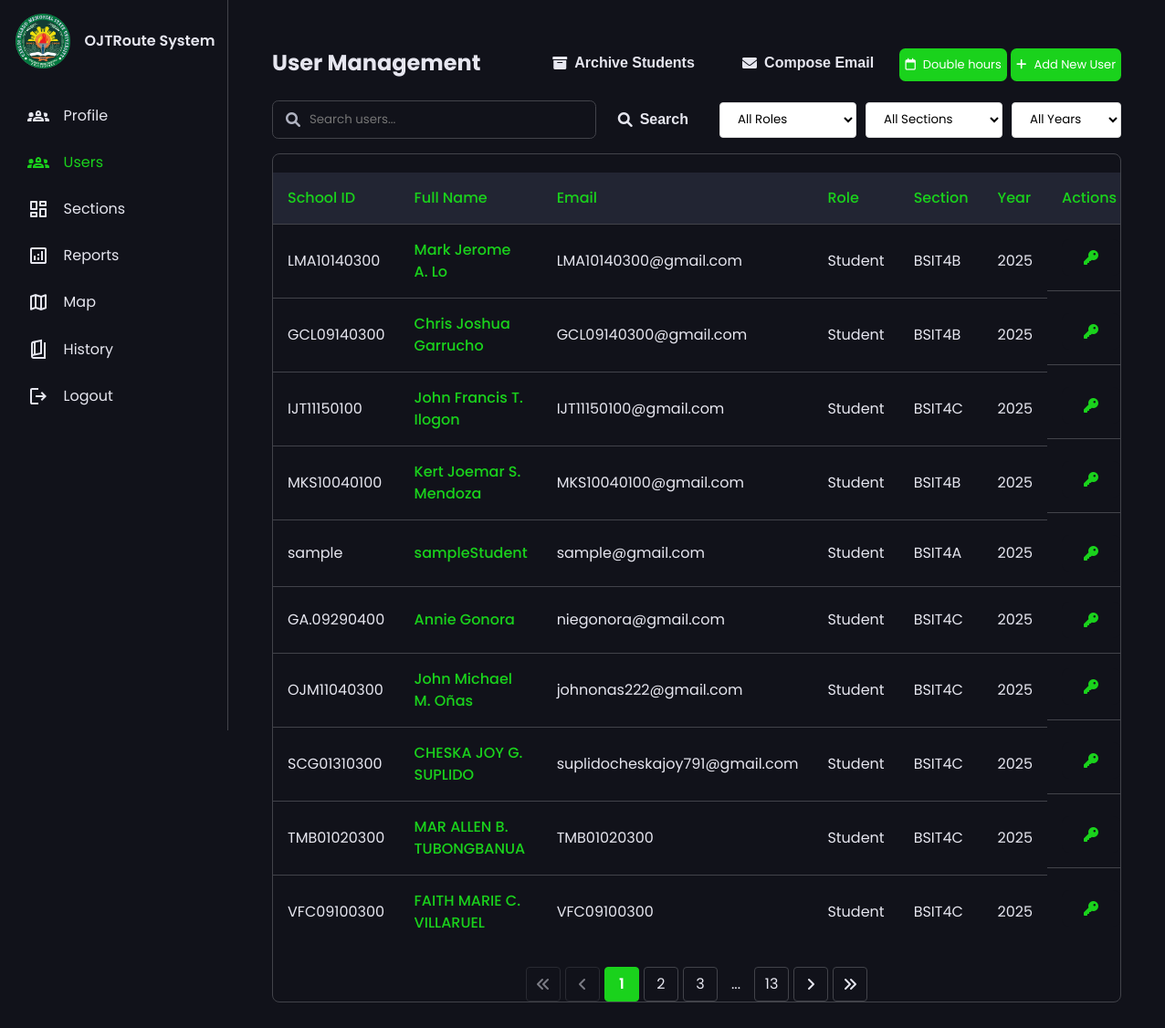
The page /admin/admin_userpage.php (signed in) on the database its author committed.
### tables this page shows
CREATE TABLE `users` (
  `id` int(11) UNSIGNED NOT NULL,
  `school_id` varchar(20) NOT NULL COMMENT 'School/Employee ID used in CSV & listings',
  `full_name` varchar(100) NOT NULL,
  `email` varchar(100) NOT NULL,
  `password_hash` varchar(255) NOT NULL COMMENT 'Hashed password (bcrypt/argon2)',
  `role` enum('admin','student','instructor') NOT NULL,
  `gender` enum('male','female','non-binary') DEFAULT NULL,
  `section_id` int(11) UNSIGNED DEFAULT NULL COMMENT 'FK to sections - only for students',
  `contact` varchar(20) DEFAULT NULL COMMENT 'Contact number',
  `facebook_name` varchar(100) DEFAULT NULL COMMENT 'Facebook name/username',
  `year` varchar(10) DEFAULT NULL COMMENT 'Academic year',
  `profile_pic_path` varchar(255) DEFAULT NULL COMMENT 'Path to profile picture',
  `is_archived` tinyint(1) NOT NULL DEFAULT 0 COMMENT 'For archive-by-year feature',
  `archived_at` timestamp NULL DEFAULT NULL,
  `created_at` timestamp NOT NULL DEFAULT current_timestamp(),
  `updated_at` timestamp NOT NULL DEFAULT current_timestamp() ON UPDATE current_timestamp()
);

CREATE TABLE `sections` (
  `id` int(11) UNSIGNED NOT NULL,
  `section_code` varchar(10) NOT NULL COMMENT 'Short code like "4A", "4B", "4C"',
  `section_name` varchar(50) NOT NULL COMMENT 'Full name like "BSIT-4A", "BSIT-4B"',
  `department` varchar(100) NOT NULL COMMENT 'College of Computer Studies, College of Education, etc.',
  `instructor_id` int(11) UNSIGNED DEFAULT NULL COMMENT 'Assigned instructor/supervisor (FK to instructors)',
  `year` varchar(10) NOT NULL COMMENT 'Academic year e.g., "2025"',
  `is_active` tinyint(1) NOT NULL DEFAULT 1 COMMENT 'Whether this section is currently active',
  `created_at` timestamp NOT NULL DEFAULT current_timestamp(),
  `updated_at` timestamp NOT NULL DEFAULT current_timestamp() ON UPDATE current_timestamp()
);

### app/services/UserService.php (called while the page is built, shortened)
<?php
class UserService
{
    private $db;
    private $config;
    public function __construct()
    {
        $configPath = __DIR__ . '/../../config/database.php';
        if (file_exists($configPath)) {
            $this->config = require $configPath;
        } else {
            throw new \Exception('Database configuration file not found');
        }
    }
    private function connect()
    {
        try {
            $dsn = sprintf(
                "mysql:host=%s;dbname=%s;charset=%s",
                $this->config['host'],
                $this->config['dbname'],
                $this->config['charset']
            );
            $this->db = new \PDO(
                $dsn,
                $this->config['username'],
                $this->config['password'],
                $this->config['options']
            );
        } catch (\PDOException $e) {
            throw new \Exception('Database connection failed: ' . $e->getMessage());
        }
    }
    public function getUsers($options = [])
    {
        $page = isset($options['page']) ? (int) $options['page'] : 1;
        $perPage = isset($options['per_page']) ? (int) $options['per_page'] : 10;
        $search = isset($options['search']) ? trim($options['search']) : '';
        $page = max(1, $page);
        $offset = ($page - 1) * $perPage;
        $whereConditions = ['u.is_archived = 0'];
        $params = [];
        $whereClause = implode(' AND ', $whereConditions);
        $countSql = "
            SELECT COUNT(DISTINCT u.id) as total
            FROM users u
            LEFT JOIN sections s ON u.section_id = s.id
            WHERE {$whereClause}
        ";
        $stmt = $this->db->prepare($countSql);
        $stmt->execute($params);
        $total = $stmt->fetch()['total'];
        $perPage = intval($perPage);
        $offset = intval($offset);
        $sql = "
            SELECT
                u.id,
                u.school_id,
                u.full_name,
                u.email,
                u.role,
                u.gender,
                u.contact,
                u.facebook_name,
                u.year,
                u.is_archived,
                s.id as section_id,
                s.section_name,
                s.section_code
            FROM users u
            LEFT JOIN sections s ON u.section_id = s.id
            WHERE {$whereClause}
            ORDER BY u.created_at DESC
            LIMIT {$perPage} OFFSET {$offset}
        ";
        $stmt = $this->db->prepare($sql);
        $stmt->execute();
        $users = $stmt->fetchAll();
        $totalPages = ceil($total / $perPage);
        return [
            'users' => $users,
            'total' => $total,
            'total_pages' => $totalPages,
            'current_page' => $page
        ];
    }
}

### config/database.php (called while the page is built)
<?php
return [
    'host' => 'localhost',
    'dbname' => 'ojt_db',
    'username' => 'root',
    'password' => '',
    'charset' => 'utf8mb4',
    'options' => [
        PDO::ATTR_ERRMODE => PDO::ERRMODE_EXCEPTION,
        PDO::ATTR_DEFAULT_FETCH_MODE => PDO::FETCH_ASSOC,
        PDO::ATTR_EMULATE_PREPARES => false,
    ]
];

### public/admin/admin_userpage.php (the view, shortened to what this page needs)
<!DOCTYPE html>
<html lang="en">
<head>
    <link rel="stylesheet" href="../css/admin_style.css">
    <link rel="stylesheet" href="https://cdnjs.cloudflare.com/ajax/libs/font-awesome/6.0.0/css/all.min.css">
</head>
<body>
    <?php include 'admin_nav.php'; ?>
    <?php
    require_once __DIR__ . '/../../app/services/UserService.php';
    $userService = new UserService();
    $search = isset($_GET['search']) ? trim($_GET['search']) : '';
    $roleFilter = isset($_GET['role']) ? trim($_GET['role']) : '';
    $sectionFilter = isset($_GET['section']) ? trim($_GET['section']) : '';
    $yearFilter = isset($_GET['year']) ? trim($_GET['year']) : '';
    $page = isset($_GET['page']) ? (int) $_GET['page'] : 1;
    $options = [
        'page' => $page,
        'per_page' => 10,
        'search' => $search,
        'role' => $roleFilter,
        'section' => $sectionFilter,
        'year' => $yearFilter
    ];
    $result = $userService->getUsers($options);
    $users = $result['users'];
    $total_pages = $result['total_pages'];
    ?>
    <main class="user-management">
        <div class="container">
            <div class="header-section">
                <h2>User Management</h2>
                <div class="header-actions">
                    <button id="archiveBtn" class="btn btn-secondary">
                        <i class="fas fa-archive"></i> Archive Students
                    </button>
                    <button id="emailBtn" class="btn btn-secondary" style="white-space: nowrap;"
                        onclick="openModal('emailModal')">
                        <i class="fas fa-envelope"></i> Compose Email
                    </button>
                    <button class="add-user-btn" onclick="openDoubleHoursModal()">
                        <i class="fa-regular fa-calendar"></i> Double hours
                    </button>
                    <button id="addUserBtn" class="add-user-btn">
                        <i class="fas fa-plus"></i> Add New User
                    </button>
                </div>
            </div>
            <div class="search-section" style="margin: 15px 0;">
                <div style="display: flex; flex-wrap: nowrap; gap: 10px; align-items: center;">
                    <div style="position: relative; min-width: 250px; flex: 1;">
                        <input type="text" id="searchInput" placeholder="Search users..." class="form-control"
                            style="padding-left: 40px; width: 88%;" value="<?php echo htmlspecialchars($search); ?>">
                        <i class="fas fa-search"
                            style="position: absolute; left: 15px; top: 50%; transform: translateY(-50%); color: var(--secondary-text-clr);"></i>
                    </div>
                    <button id="searchBtn" class="btn btn-secondary" style="white-space: nowrap;">
                        <i class="fas fa-search"></i> Search
                    </button>
                    <div class="filter-dropdown" style="min-width: 150px;">
                        <select id="roleFilter" class="form-control"
                            style="padding: 8px 15px; border-radius: 4px; border: 1px solid #ddd; background-color: white; cursor: pointer; width: 100%; color: #000000;">
                            <option value="">All Roles</option>
                        </select>
                    </div>
                    <div class="filter-dropdown" style="min-width: 150px;">
                        <select id="sectionFilter" class="form-control"
                            style="padding: 8px 15px; border-radius: 4px; border: 1px solid #ddd; background-color: white; cursor: pointer; width: 100%; color: #000000;">
                            <option value="">All Sections</option>
                        </select>
                    </div>
                    <div class="filter-dropdown" style="min-width: 120px;">
                        <select id="yearFilter" class="form-control"
                            style="padding: 8px 15px; border-radius: 4px; border: 1px solid #ddd; background-color: white; cursor: pointer; width: 100%; color: #000000;">
                            <option value="">All Years</option>
                        </select>
                    </div>
                </div>
            </div>
            <div class="table-responsive">
                <table class="user-table">
                    <thead>
                        <tr>
                            <th>School ID</th>
                            <th>Full Name</th>
                            <th>Email</th>
                            <th>Role</th>
                            <th>Section</th>
                            <th>Year</th>
                            <th>Actions</th>
                        </tr>
                    </thead>
                    <tbody>
                        <?php if (empty($users)): ?>
                            <tr>
                                <td colspan="7"
                                    style="text-align: center; padding: 2rem; color: var(--secondary-text-clr);">
                                    <i class="fas fa-users"
                                        style="font-size: 2rem; margin-bottom: 1rem; display: block; opacity: 0.5;"></i>
                                    No users found
                                </td>
                            </tr>
                        <?php else: ?>
                            <?php foreach ($users as $user): ?>
                                <tr>
                                    <td><?php echo htmlspecialchars($user['school_id']); ?></td>
                                    <td>
                                        <?php if ($user['role'] === 'student'): ?>
                                            <a href="admin_student_information.php?id=<?php echo htmlspecialchars($user['id']); ?>"
                                                style="color: var(--accent-clr); text-decoration: none; font-weight: 500;"
                                                onmouseover="this.style.textDecoration='underline'"
                                                onmouseout="this.style.textDecoration='none'">
                                                <?php echo htmlspecialchars($user['full_name']); ?>
                                            </a>
                                        <?php else: ?>
                                            <?php echo htmlspecialchars($user['full_name']); ?>
                                        <?php endif; ?>
                                    </td>
                                    <td><?php echo htmlspecialchars($user['email']); ?></td>
                                    <td>
                                        <span style="text-transform: capitalize;">
                                            <?php echo htmlspecialchars($user['role']); ?>
                                        </span>
                                    </td>
                                    <td><?php echo htmlspecialchars($user['section_name'] ?? 'N/A'); ?></td>
                                    <td><?php echo htmlspecialchars($user['year'] ?? 'N/A'); ?></td>
                                    <td class="action-buttons">
                                        <button class="btn btn-change-password" title="Change Password"
                                            data-user-id="<?php echo htmlspecialchars($user['id']); ?>"
                                            data-school-id="<?php echo htmlspecialchars($user['school_id']); ?>">
                                            <i class="fas fa-key"></i>
                                        </button>
                                    </td>
                                </tr>
                            <?php endforeach; ?>
                        <?php endif; ?>
                    </tbody>
                </table>
                <?php if ($total_pages > 1): ?>
                    <div class="pagination">
                        <?php
                        $queryParams = [];
                        $queryString = !empty($queryParams) ? '&' . http_build_query($queryParams) : '';
                        ?>
                        <?php if ($page > 1): ?>
                            <a href="?page=1<?php echo $queryString; ?>" class="pagination-link" title="First Page"><i
                                    class="fas fa-angle-double-left"></i></a>
                            <a href="?page=<?php echo $page - 1; ?><?php echo $queryString; ?>" class="pagination-link"
                                title="Previous"><i class="fas fa-angle-left"></i></a>
                        <?php else: ?>
                            <span class="pagination-link disabled"><i class="fas fa-angle-double-left"></i></span>
                            <span class="pagination-link disabled"><i class="fas fa-angle-left"></i></span>
                        <?php endif; ?>
                        <?php
                        $start_page = max(1, $page - 2);
                        $end_page = min($total_pages, $page + 2);
                        for ($i = $start_page; $i <= $end_page; $i++): ?>
                            <a href="?page=<?php echo $i; ?><?php echo $queryString; ?>"
                                class="pagination-link <?php echo ($i == $page) ? 'active' : ''; ?>">
                                <?php echo $i; ?>
                            </a>
                        <?php endfor;
                        if ($end_page < $total_pages) {
                            if ($end_page < $total_pages - 1) {
                                echo '<span class="pagination-ellipsis">...</span>';
                            }
                            echo '<a href="?page=' . $total_pages . $queryString . '" class="pagination-link">' . $total_pages . '</a>';
                        }
                        ?>
                        <?php if ($page < $total_pages): ?>
                            <a href="?page=<?php echo $page + 1; ?><?php echo $queryString; ?>" class="pagination-link"
                                title="Next"><i class="fas fa-angle-right"></i></a>
                            <a href="?page=<?php echo $total_pages; ?><?php echo $queryString; ?>" class="pagination-link"
                                title="Last Page"><i class="fas fa-angle-double-right"></i></a>
                        <?php else: ?>
                            <span class="pagination-link disabled"><i class="fas fa-angle-right"></i></span>
                            <span class="pagination-link disabled"><i class="fas fa-angle-double-right"></i></span>
                        <?php endif; ?>
                    </div>
                <?php endif; ?>
            </div>
        </div>
    </main>
</body>
</html>

### rows shown on the page
users: school "LMA10140300", full_name "Mark Jerome A. Lo", email "LMA10140300@gmail.com", role "Student", section.section_name "BSIT4B", year "2025"
users: school "GCL09140300", full_name "Chris Joshua Garrucho", email "GCL09140300@gmail.com", role "Student", section.section_name "BSIT4B", year "2025"
users: school "IJT11150100", full_name "John Francis T. Ilogon", email "IJT11150100@gmail.com", role "Student", section.section_name "BSIT4C", year "2025"
users: school "MKS10040100", full_name "Kert Joemar S. Mendoza", email "MKS10040100@gmail.com", role "Student", section.section_name "BSIT4B", year "2025"
users: school "sample", full_name "sampleStudent", email "sample@gmail.com", role "Student", section.section_name "BSIT4A", year "2025"
users: school "GA.09290400", full_name "Annie Gonora", email "niegonora@gmail.com", role "Student", section.section_name "BSIT4C", year "2025"
users: school "OJM11040300", full_name "John Michael M. Oñas", email "johnonas222@gmail.com", role "Student", section.section_name "BSIT4C", year "2025"
users: school "SCG01310300", full_name "CHESKA JOY G. SUPLIDO", email "suplidocheskajoy791@gmail.com", role "Student", section.section_name "BSIT4C", year "2025"
users: school "TMB01020300", full_name "MAR ALLEN B. TUBONGBANUA", email "TMB01020300", role "Student", section.section_name "BSIT4C", year "2025"
users: school "VFC09100300", full_name "FAITH MARIE C. VILLARUEL", email "VFC09100300", role "Student", section.section_name "BSIT4C", year "2025"

### other values the page prints
$total_pages "13"
